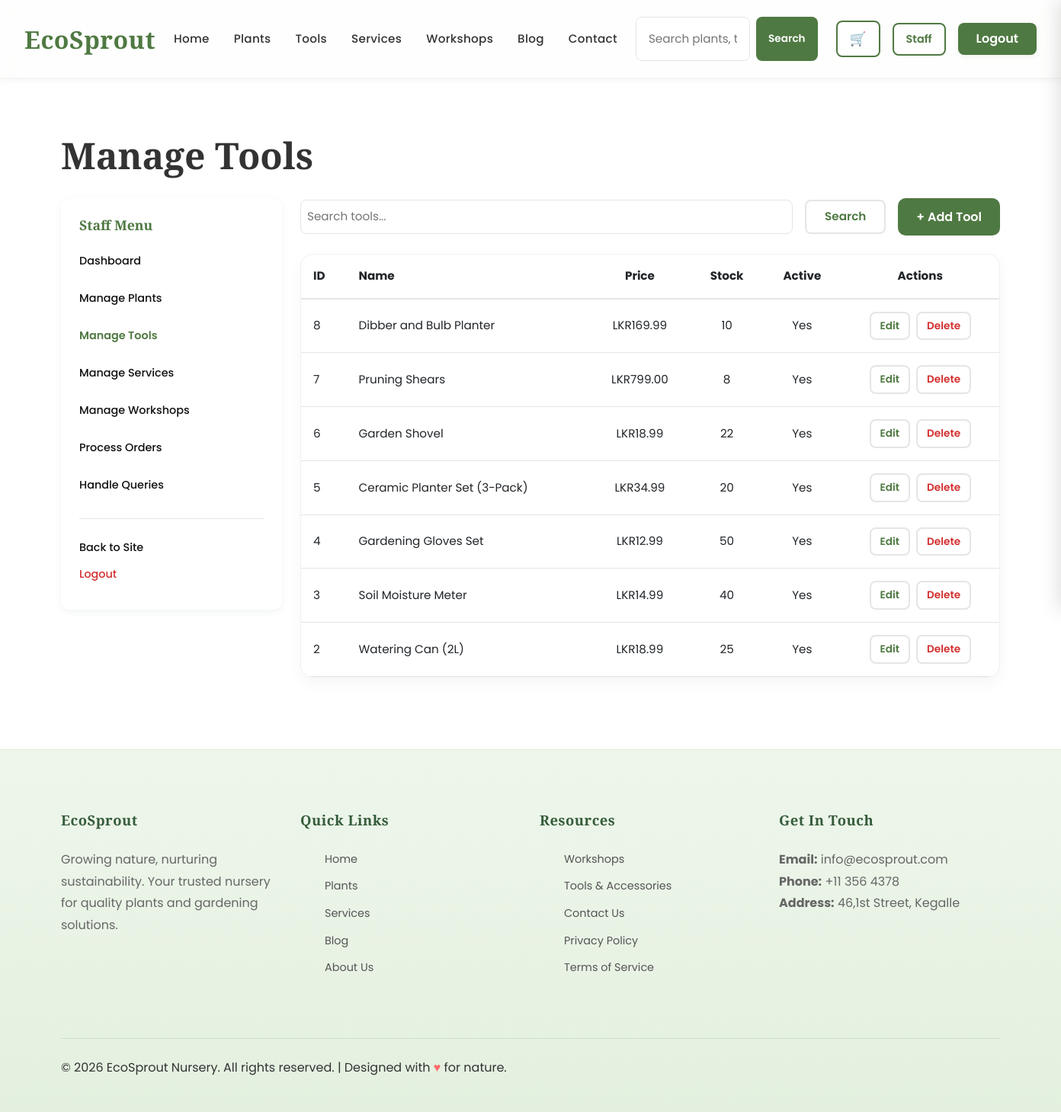
/Frontend/staff/tools.php (signed in), run on the app's committed database.
### tables this page shows
CREATE TABLE IF NOT EXISTS `tools` (
  `id` int NOT NULL AUTO_INCREMENT,
  `name` varchar(255) NOT NULL,
  `description` text,
  `price` decimal(10,2) NOT NULL,
  `stock` int NOT NULL DEFAULT '0',
  `image_url` varchar(255) DEFAULT 'assets/images/tool-1.jpg',
  `image_url_2` varchar(255) DEFAULT NULL,
  `image_url_3` varchar(255) DEFAULT NULL,
  `is_active` tinyint NOT NULL DEFAULT '1',
  `created_at` timestamp NULL DEFAULT CURRENT_TIMESTAMP,
  PRIMARY KEY (`id`)
);

### Frontend/includes/helpers.php (called while the page is built, shortened)
<?php
function e($text)
{
  return htmlspecialchars((string) $text, ENT_QUOTES, 'UTF-8');
}

### Frontend/staff/tools.php (the view, shortened to what this page needs)
<?php
require_once __DIR__ . '/../config/db.php';
require_once __DIR__ . '/../includes/helpers.php';
$search = isset($_GET['search']) ? trim($_GET['search']) : '';
$sql = 'SELECT * FROM tools WHERE 1=1';
$sql .= ' ORDER BY id DESC';
$stmt = $pdo->prepare($sql);
$stmt->execute();
$tools = $stmt->fetchAll();
include '../includes/header.php';
?>
<main>
<section class="section">
<div class="container">
<h1 style="margin-bottom: var(--spacing-lg);">Manage Tools</h1>
<div class="row">
<div class="col-md-3 mb-4"><?php include '../includes/staff_sidebar.php'; ?></div>
<div class="col-md-9 mb-4">
<div style="display:flex;justify-content:space-between;align-items:center;margin-bottom:var(--spacing-lg);flex-wrap:wrap;gap:var(--spacing-md);">
<form method="get" style="display:flex;gap:var(--spacing-md);flex:1;min-width:250px;">
<input type="text" name="search" placeholder="Search tools..." value="<?php echo e($search); ?>" style="flex:1;padding:var(--spacing-sm);">
<button type="submit" class="btn-outline">Search</button>
</form>
<a href="tool-form.php" class="btn-primary">+ Add Tool</a>
</div>
<div class="card">
<div style="overflow-x:auto;">
<table style="width:100%;font-size:0.95rem;">
<thead>
<tr style="border-bottom:2px solid var(--light-gray);">
<th style="padding:var(--spacing-md);text-align:left;">ID</th>
<th style="padding:var(--spacing-md);text-align:left;">Name</th>
<th style="padding:var(--spacing-md);text-align:center;">Price</th>
<th style="padding:var(--spacing-md);text-align:center;">Stock</th>
<th style="padding:var(--spacing-md);text-align:center;">Active</th>
<th style="padding:var(--spacing-md);text-align:center;">Actions</th>
</tr>
</thead>
<tbody>
<?php foreach ($tools as $tool) { ?>
<tr style="border-bottom:1px solid var(--light-gray);">
<td style="padding:var(--spacing-md);"><?php echo (int)$tool['id']; ?></td>
<td style="padding:var(--spacing-md);"><?php echo e($tool['name']); ?></td>
<td style="padding:var(--spacing-md);text-align:center;">LKR<?php echo e(number_format((float)$tool['price'], 2)); ?></td>
<td style="padding:var(--spacing-md);text-align:center;"><?php echo (int)$tool['stock']; ?></td>
<td style="padding:var(--spacing-md);text-align:center;"><?php echo ((int)$tool['is_active']===1)?'Yes':'No'; ?></td>
<td style="padding:var(--spacing-md);text-align:center;">
<a href="tool-form.php?id=<?php echo (int)$tool['id']; ?>" class="btn-outline btn-small" style="margin-right:4px;">Edit</a>
<form method="post" action="tool-handler.php" style="display:inline;" onsubmit="return confirm('Delete this tool?');">
<button type="submit" class="btn-outline btn-small" style="color:#d32f2f;">Delete</button>
</form>
</td>
</tr>
<?php } ?>
</tbody>
</table>
</div>
</div>
</div>
</div>
</div>
</section>
</main>
<?php include '../includes/footer.php'; ?>

### Frontend/assets/css/style.css (style rules this page uses)
:root { --primary-color: #4F7942; --secondary-color: #7BA05B; --light-green: #DDEED8; --background-color: #F8F9F5; --text-color: #333333; --secondary-text: #666666; --surface-color: #FFFFFF; --dark-green: #2D5A3D; --accent-color: #7BA05B; --light-gray: #E5E5E5; --border-color: #E5E5E5; --spacing-xs: 4px; --spacing-sm: 8px; --spacing-md: 16px; --spacing-lg: 24px; --spacing-xl: 32px; --spacing-xxl: 48px; --border-radius: 8px; --border-radius-lg: 12px; --transition: all 0.3s ease; }
* { margin: 0; padding: 0; box-sizing: border-box; }
html { scroll-behavior: smooth; }
body { font-family: 'Poppins', sans-serif; background-color: var(--background-color); color: var(--text-color); line-height: 1.6; font-size: 16px; }
h1, h2, h3, h4, h5, h6 { font-family: 'Playfair Display', serif; color: var(--text-color); line-height: 1.3; margin-bottom: var(--spacing-md); font-weight: 700; }
h1 { font-size: 3rem; }
a { color: var(--primary-color); text-decoration: none; transition: var(--transition); }
.btn-primary { background: var(--primary-color); color: white; border: none; padding: 12px 24px; border-radius: 10px; font-weight: 600; transition: .3s; }
.btn-outline { background-color: transparent; color: var(--primary-color); padding: var(--spacing-sm) var(--spacing-lg); border: 2px solid var(--border-color); border-radius: var(--border-radius); cursor: pointer; font-size: 0.95rem; font-weight: 600; transition: var(--transition); display: inline-block; }
.btn-small { padding: 6px 12px; font-size: 0.85rem; }
.card { border-radius: 16px; overflow: hidden; border: 1px solid #eef2ee; box-shadow: 0 8px 20px rgba(0,0,0,0.04); transition: all .3s ease; }
input[type="text"], input[type="email"], input[type="password"], input[type="number"], input[type="date"], input[type="tel"], textarea, select { width: 100%; padding: var(--spacing-md); border: 1.5px solid var(--light-gray); border-radius: var(--border-radius); font-family: 'Poppins', sans-serif; font-size: 0.95rem; transition: var(--transition); background-color: var(--surface-color); color: var(--text-color); }
.container { max-width: 1280px; margin: auto; padding: 0 24px; }
.section { padding: 70px var(--spacing-lg); }
.section:nth-child(odd) { background-color: var(--surface-color); }
.section { position: relative; }
.mb-4 { margin-bottom: var(--spacing-xl); }

### data on the page
tools: id "8", name "Dibber and Bulb Planter", price "169.99", stock "10", is_active "Yes"
tools: id "7", name "Pruning Shears", price "799.00", stock "8", is_active "Yes"
tools: id "6", name "Garden Shovel", price "18.99", stock "22", is_active "Yes"
tools: id "5", name "Ceramic Planter Set (3-Pack)", price "34.99", stock "20", is_active "Yes"
tools: id "4", name "Gardening Gloves Set", price "12.99", stock "50", is_active "Yes"
tools: id "3", name "Soil Moisture Meter", price "14.99", stock "40", is_active "Yes"
tools: id "2", name "Watering Can (2L)", price "18.99", stock "25", is_active "Yes"
